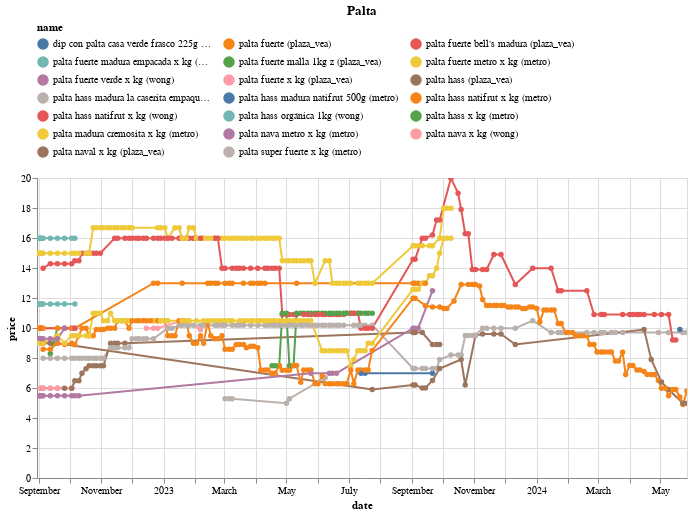

Notebook code cell kept with this figure:
### Code cell
(df
 .loc[df.name.isin(names)]
 .pipe(alt.Chart)
 .mark_line(point=True)
 .encode(x='date', y='price', color='name', tooltip=['name','price'])
 .properties(width=650, title='Palta')
 .interactive()
 .configure_legend(orient='top', columns=3)
)

### Figure 1 — Vega-Lite specification as saved in the notebook (floating-point values rounded to 4 significant figures; data arrays with more than 128 entries replaced by an {"elided": "..."} marker saying what was removed)
{"config": {"view": {"continuousWidth": 300, "continuousHeight": 300}, "legend": {"columns": 3, "orient": "top"}}, "data": {"name": "data-0f80eb960ba97577c8d296a4841b90b3"}, "mark": {"type": "line", "point": true}, "encoding": {"color": {"field": "name", "type": "nominal"}, "tooltip": [{"field": "name", "type": "nominal"}, {"field": "price", "type": "quantitative"}], "x": {"field": "date", "type": "temporal"}, "y": {"field": "price", "type": "quantitative"}}, "params": [{"name": "param_14", "select": {"type": "interval", "encodings": ["x", "y"]}, "bind": "scales"}], "title": "Palta", "width": 650, "$schema": "https://vega.github.io/schema/vega-lite/v5.17.0.json", "datasets": {"data-0f80eb960ba97577c8d296a4841b90b3": {"elided": "755 records"}}}
